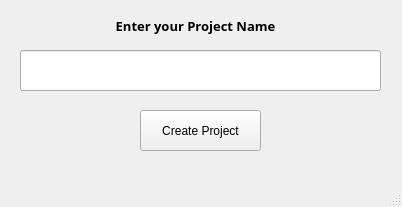
<?xml version="1.0" encoding="UTF-8"?>
<ui version="4.0">
 <class>MainWindow</class>
 <widget class="QMainWindow" name="MainWindow">
  <property name="geometry">
   <rect>
    <x>0</x>
    <y>0</y>
    <width>402</width>
    <height>207</height>
   </rect>
  </property>
  <property name="windowTitle">
   <string>MainWindow</string>
  </property>
  <widget class="QWidget" name="centralwidget">
   <widget class="QLabel" name="label">
    <property name="geometry">
     <rect>
      <x>100</x>
      <y>10</y>
      <width>191</width>
      <height>31</height>
     </rect>
    </property>
    <property name="font">
     <font>
      <family>Segoe UI Variable Text Semibold</family>
      <pointsize>10</pointsize>
      <weight>75</weight>
      <bold>true</bold>
     </font>
    </property>
    <property name="text">
     <string>Enter your Project Name</string>
    </property>
    <property name="alignment">
     <set>Qt::AlignCenter</set>
    </property>
   </widget>
   <widget class="QLineEdit" name="lineEdit">
    <property name="geometry">
     <rect>
      <x>20</x>
      <y>50</y>
      <width>361</width>
      <height>41</height>
     </rect>
    </property>
   </widget>
   <widget class="QPushButton" name="pushButton">
    <property name="geometry">
     <rect>
      <x>140</x>
      <y>110</y>
      <width>121</width>
      <height>41</height>
     </rect>
    </property>
    <property name="text">
     <string>Create Project</string>
    </property>
   </widget>
  </widget>
  <widget class="QMenuBar" name="menubar">
   <property name="geometry">
    <rect>
     <x>0</x>
     <y>0</y>
     <width>402</width>
     <height>26</height>
    </rect>
   </property>
  </widget>
  <widget class="QStatusBar" name="statusbar"/>
 </widget>
 <resources/>
 <connections/>
</ui>
